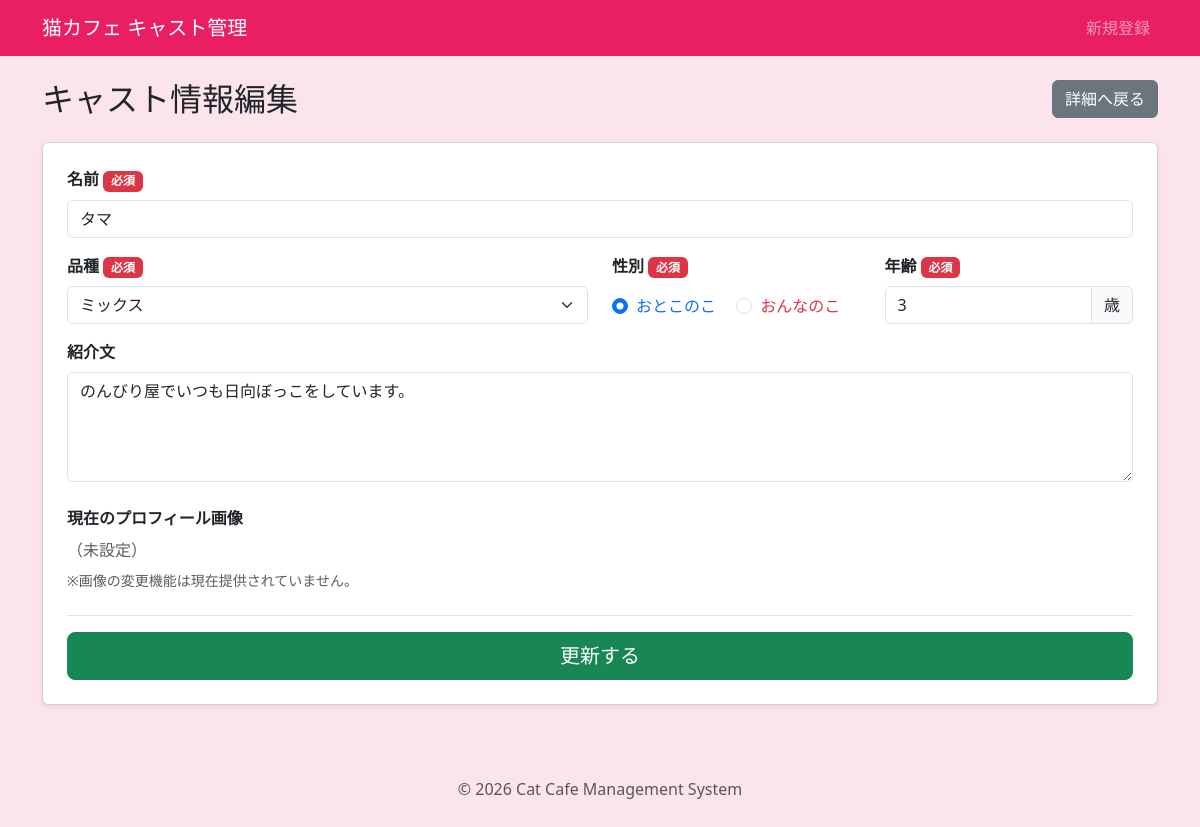
The page /edit.php?id=1 on the database its author committed.
### tables this page shows
CREATE TABLE `cats` (
  `id` int(11) NOT NULL AUTO_INCREMENT,
  `name` varchar(50) NOT NULL,
  `breed_id` int(11) NOT NULL,
  `gender` tinyint(4) NOT NULL COMMENT '1:おとこのこ 2:おんなのこ',
  `age` int(11) NOT NULL,
  `profile` text,
  `image_name` varchar(255) DEFAULT NULL,
  `created_at` datetime DEFAULT CURRENT_TIMESTAMP,
  `updated_at` datetime DEFAULT CURRENT_TIMESTAMP ON UPDATE CURRENT_TIMESTAMP,
  PRIMARY KEY (`id`),
  UNIQUE KEY `uk_name` (`name`),
  KEY `fk_breed_id` (`breed_id`),
  CONSTRAINT `cats_ibfk_1` FOREIGN KEY (`breed_id`) REFERENCES `breeds` (`id`)
);

CREATE TABLE `breeds` (
  `id` int(11) NOT NULL AUTO_INCREMENT,
  `name` varchar(50) NOT NULL,
  `created_at` datetime DEFAULT CURRENT_TIMESTAMP,
  `updated_at` datetime DEFAULT CURRENT_TIMESTAMP ON UPDATE CURRENT_TIMESTAMP,
  PRIMARY KEY (`id`)
);

### inc/functions.php (called while the page is built, shortened)
<?php
function h($string)
{
  return htmlspecialchars($string, ENT_QUOTES, 'UTF-8');
}

### edit.php (the view, shortened to what this page needs)
<?php
require_once './inc/functions.php';
$id = $_GET['id'] ?? '';
$db = db_connect();
$cat = null;
$breeds = [];
try {
  $sql = 'SELECT * FROM cats WHERE id =:id';
  $stmt = $db->prepare($sql);
  $stmt->bindParam('id', $id, PDO::PARAM_INT);
  $stmt->execute();
  $cat = $stmt->fetch(PDO::FETCH_ASSOC);
  $sql_breeds = 'SELECT * FROM breeds ORDER BY id ASC';
  $stmt = $db->prepare($sql_breeds);
  $stmt->execute();
  $breeds = $stmt->fetchAll(PDO::FETCH_ASSOC);
} catch (PDOException $e) {
  exit('データの取得に失敗しました: ' . h($e->getMessage()));
}
$name              = $_SESSION['form_data']['name'] ?? $cat['name'];
$breed_id          = $_SESSION['form_data']['breed_id'] ?? $cat['breed_id'];
$gender            = $_SESSION['form_data']['gender'] ?? $cat['gender'];
$age               = $_SESSION['form_data']['age'] ?? $cat['age'];
$profile           = $_SESSION['form_data']['profile'] ?? $cat['profile'];
require_once 'inc/header.php';
?>
<div class="d-flex justify-content-between align-items-center mb-4">
  <h2 class="mb-0">キャスト情報編集</h2>
  <a href="detail.php?id=<?php echo h($cat['id']); ?>" class="btn btn-secondary">詳細へ戻る</a>
</div>
<div class="card shadow-sm mb-5">
  <div class="card-body p-4">
    <form action="edit_do.php" method="POST">
      <div class="row mb-3">
        <div class="col-md-12">
          <label for="name" class="form-label fw-bold">名前 <span class="badge bg-danger">必須</span></label>
          <input type="text" class="form-control" id="name" name="name" value="<?php echo h($name); ?>" required>
        </div>
      </div>
      <div class="row mb-3">
        <div class="col-md-6 mb-3 mb-md-0">
          <label for="breed_id" class="form-label fw-bold">品種 <span class="badge bg-danger">必須</span></label>
          <select class="form-select" id="breed_id" name="breed_id" required>
            <?php foreach ($breeds as $breed): ?>
              <option value="<?php echo h($breed['id']); ?>" <?php echo $breed_id == $breed['id'] ? 'selected' : ''; ?>>
                <?php echo h($breed['name']); ?>
              </option>
            <?php endforeach; ?>
          </select>
        </div>
        <div class="col-md-3 mb-3 mb-md-0">
          <label class="form-label d-block fw-bold">性別 <span class="badge bg-danger">必須</span></label>
          <div class="form-check form-check-inline mt-2">
            <input class="form-check-input" type="radio" name="gender" id="gender_male" value="1" <?php echo $gender == '1' ? 'checked' : ''; ?>>
            <label class="form-check-label text-primary" for="gender_male">おとこのこ</label>
          </div>
          <div class="form-check form-check-inline">
            <input class="form-check-input" type="radio" name="gender" id="gender_female" value="2" <?php echo $gender == '2' ? 'checked' : ''; ?>>
            <label class="form-check-label text-danger" for="gender_female">おんなのこ</label>
          </div>
        </div>
        <div class="col-md-3">
          <label for="age" class="form-label fw-bold">年齢 <span class="badge bg-danger">必須</span></label>
          <div class="input-group">
            <input type="number" class="form-control" id="age" name="age" min="0" max="30" value="<?php echo h($age); ?>" required>
            <span class="input-group-text">歳</span>
          </div>
        </div>
      </div>
      <div class="mb-4">
        <label for="profile" class="form-label fw-bold">紹介文</label>
        <textarea class="form-control" id="profile" name="profile" rows="4"><?php echo h($profile); ?></textarea>
      </div>
      <div class="mb-4">
        <label class="form-label d-block fw-bold">現在のプロフィール画像</label>
        <?php if (!empty($cat['image_name']) && file_exists('images/' . $cat['image_name'])): ?>
          <img src="images/<?php echo h($cat['image_name']); ?>" alt="現在のアバター" class="img-thumbnail" style="max-height: 150px;">
        <?php else: ?>
          <span class="text-muted">（未設定）</span>
        <?php endif; ?>
        <p class="text-muted small mt-2">※画像の変更機能は現在提供されていません。</p>
      </div>
      <div class="d-grid pt-3 border-top">
        <button type="submit" class="btn btn-success btn-lg">更新する</button>
      </div>
    </form>
  </div>
</div>
<?php require_once 'inc/footer.php'; ?>

### inc/header.php (style rules this page uses)
body { background-color: #fce4ec; }

### rows shown on the page
cats: name "タマ", breed_id "ミックス", gender "☑ おとこのこ", gender "☐ おんなのこ", age "3", profile "のんびり屋でいつも日向ぼっこをしています。"
